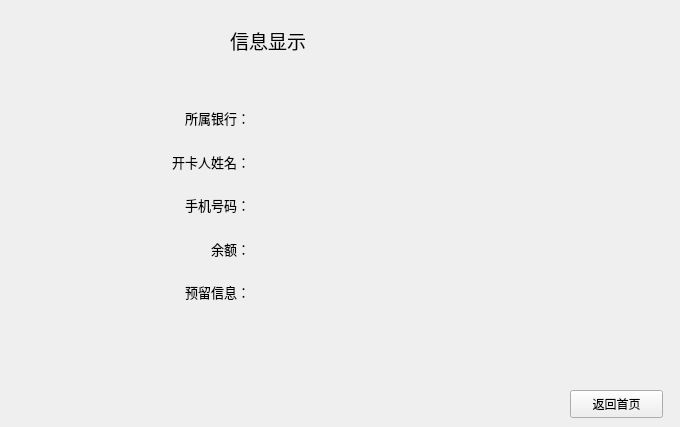
    <widget class="QWidget" name="page_15">
     <widget class="QPushButton" name="return_tofC">
      <property name="geometry">
       <rect>
        <x>570</x>
        <y>390</y>
        <width>93</width>
        <height>28</height>
       </rect>
      </property>
      <property name="text">
       <string>返回首页</string>
      </property>
     </widget>
     <widget class="QWidget" name="verticalLayoutWidget_4">
      <property name="geometry">
       <rect>
        <x>90</x>
        <y>100</y>
        <width>160</width>
        <height>211</height>
       </rect>
      </property>
      <layout class="QVBoxLayout" name="verticalLayout_4">
       <item>
        <widget class="QLabel" name="label_54">
         <property name="text">
          <string>&lt;html&gt;&lt;head/&gt;&lt;body&gt;&lt;p align=&quot;right&quot;&gt;&lt;span style=&quot; font-size:10pt;&quot;&gt;所属银行：&lt;/span&gt;&lt;/p&gt;&lt;/body&gt;&lt;/html&gt;</string>
         </property>
        </widget>
       </item>
       <item>
        <widget class="QLabel" name="label_55">
         <property name="text">
          <string>&lt;html&gt;&lt;head/&gt;&lt;body&gt;&lt;p align=&quot;right&quot;&gt;&lt;span style=&quot; font-size:10pt;&quot;&gt;开卡人姓名：&lt;/span&gt;&lt;/p&gt;&lt;/body&gt;&lt;/html&gt;</string>
         </property>
        </widget>
       </item>
       <item>
        <widget class="QLabel" name="label_57">
         <property name="text">
          <string>&lt;html&gt;&lt;head/&gt;&lt;body&gt;&lt;p align=&quot;right&quot;&gt;&lt;span style=&quot; font-size:10pt;&quot;&gt;手机号码：&lt;/span&gt;&lt;/p&gt;&lt;/body&gt;&lt;/html&gt;</string>
         </property>
        </widget>
       </item>
       <item>
        <widget class="QLabel" name="label_56">
         <property name="text">
          <string>&lt;html&gt;&lt;head/&gt;&lt;body&gt;&lt;p align=&quot;right&quot;&gt;&lt;span style=&quot; font-size:10pt;&quot;&gt;余额：&lt;/span&gt;&lt;/p&gt;&lt;/body&gt;&lt;/html&gt;</string>
         </property>
        </widget>
       </item>
       <item>
        <widget class="QLabel" name="label_58">
         <property name="text">
          <string>&lt;html&gt;&lt;head/&gt;&lt;body&gt;&lt;p align=&quot;right&quot;&gt;&lt;span style=&quot; font-size:10pt;&quot;&gt;预留信息：&lt;/span&gt;&lt;/p&gt;&lt;/body&gt;&lt;/html&gt;</string>
         </property>
        </widget>
       </item>
      </layout>
     </widget>
     <widget class="QWidget" name="verticalLayoutWidget_5">
      <property name="geometry">
       <rect>
        <x>310</x>
        <y>100</y>
        <width>361</width>
        <height>211</height>
       </rect>
      </property>
      <layout class="QVBoxLayout" name="verticalLayout_5">
       <item>
        <widget class="QLabel" name="label_59">
         <property name="text">
          <string/>
         </property>
        </widget>
       </item>
       <item>
        <widget class="QLabel" name="label_60">
         <property name="text">
          <string/>
         </property>
        </widget>
       </item>
       <item>
        <widget class="QLabel" name="label_61">
         <property name="text">
          <string/>
         </property>
        </widget>
       </item>
       <item>
        <widget class="QLabel" name="label_62">
         <property name="text">
          <string/>
         </property>
        </widget>
       </item>
       <item>
        <widget class="QLabel" name="label_63">
         <property name="text">
          <string/>
         </property>
        </widget>
       </item>
      </layout>
     </widget>
     <widget class="QLabel" name="label_64">
      <property name="geometry">
       <rect>
        <x>230</x>
        <y>20</y>
        <width>91</width>
        <height>41</height>
       </rect>
      </property>
      <property name="text">
       <string>&lt;html&gt;&lt;head/&gt;&lt;body&gt;&lt;p&gt;&lt;span style=&quot; font-size:14pt;&quot;&gt;信息显示&lt;/span&gt;&lt;/p&gt;&lt;/body&gt;&lt;/html&gt;</string>
      </property>
     </widget>
    </widget>
